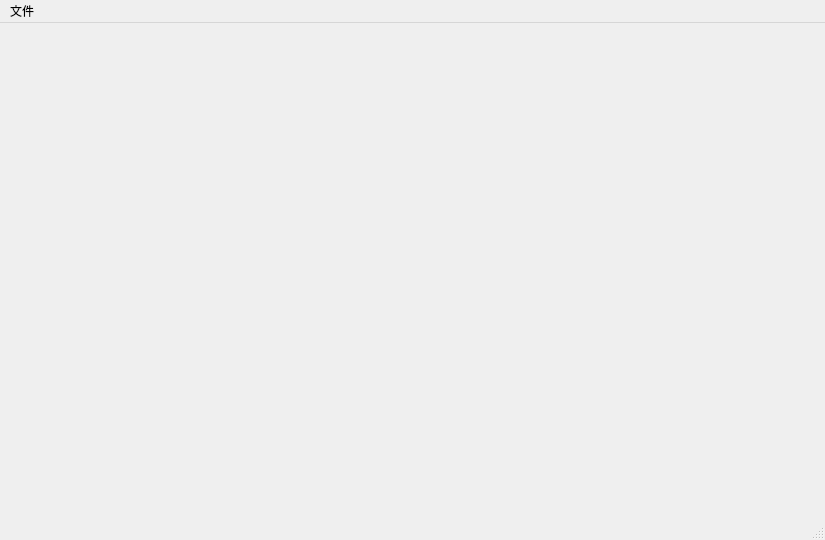
<?xml version="1.0" encoding="UTF-8"?>
<ui version="4.0">
 <class>MainWindow</class>
 <widget class="QMainWindow" name="MainWindow">
  <property name="geometry">
   <rect>
    <x>0</x>
    <y>0</y>
    <width>825</width>
    <height>540</height>
   </rect>
  </property>
  <property name="windowTitle">
   <string>MainWindow</string>
  </property>
  <widget class="QWidget" name="centralwidget"/>
  <widget class="QMenuBar" name="menubar">
   <property name="geometry">
    <rect>
     <x>0</x>
     <y>0</y>
     <width>825</width>
     <height>26</height>
    </rect>
   </property>
   <widget class="QMenu" name="menu">
    <property name="title">
     <string>文件</string>
    </property>
    <addaction name="Openfile"/>
    <addaction name="Savefile"/>
   </widget>
   <addaction name="menu"/>
  </widget>
  <widget class="QStatusBar" name="statusbar"/>
  <action name="Openfile">
   <property name="text">
    <string>打开</string>
   </property>
  </action>
  <action name="Savefile">
   <property name="text">
    <string>保存</string>
   </property>
  </action>
 </widget>
 <resources/>
 <connections/>
</ui>
